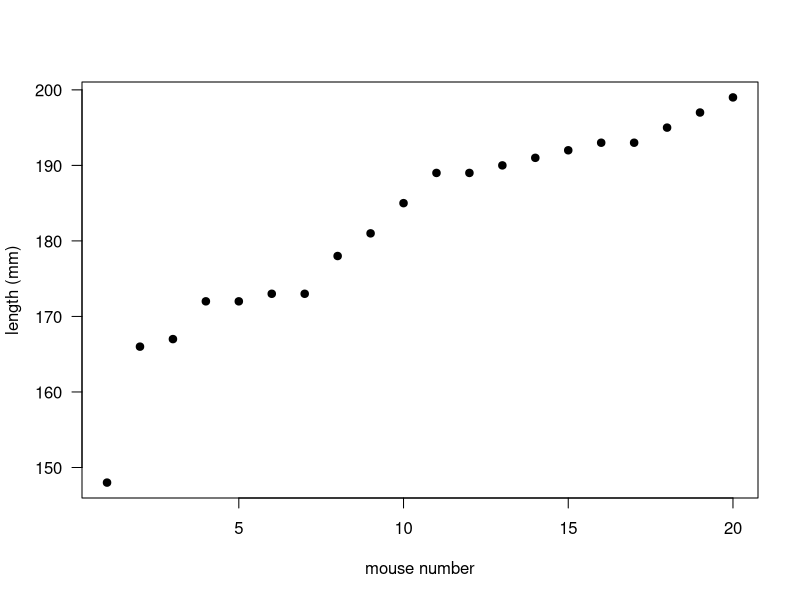
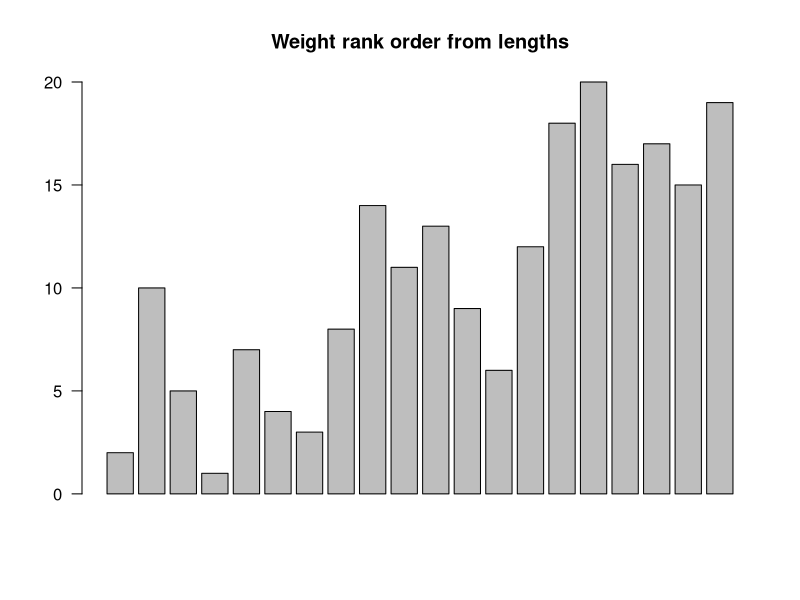
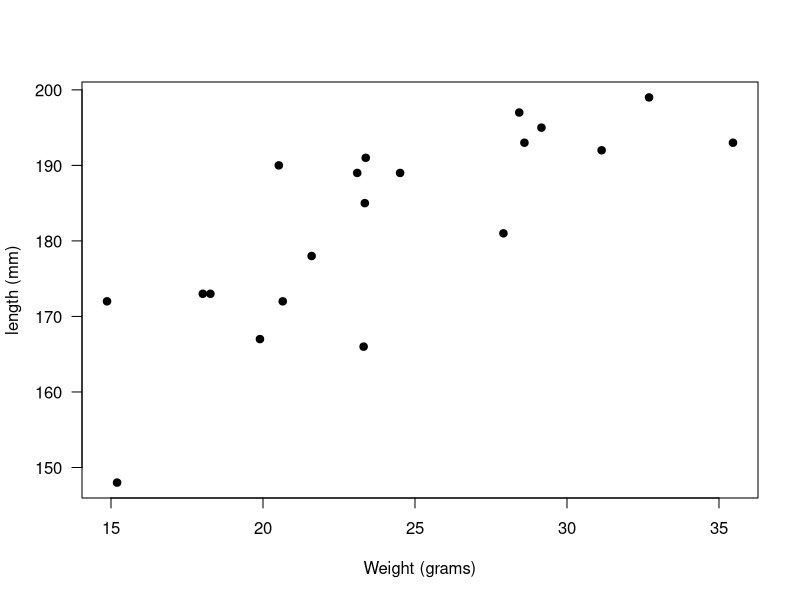
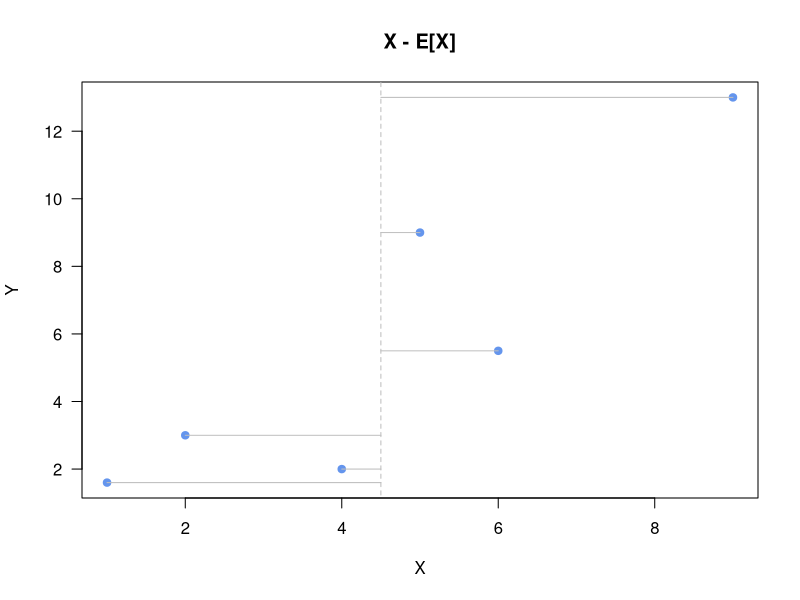
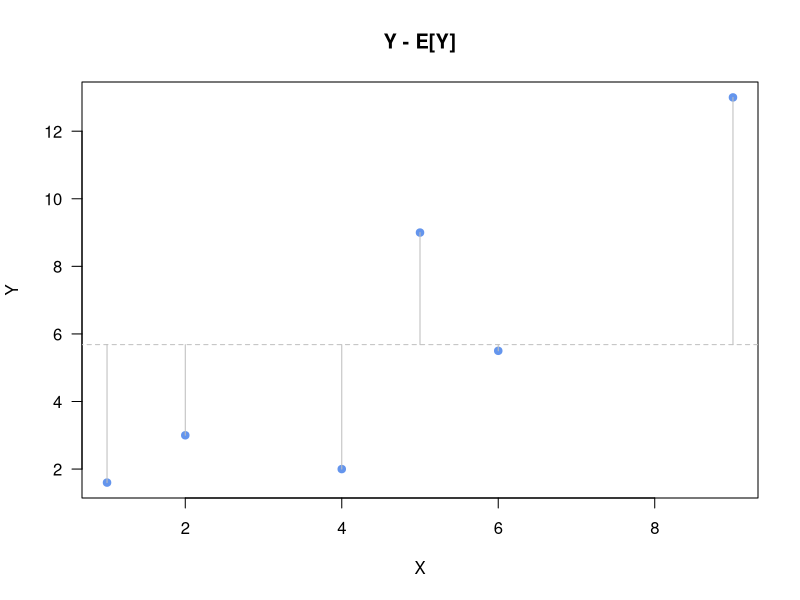
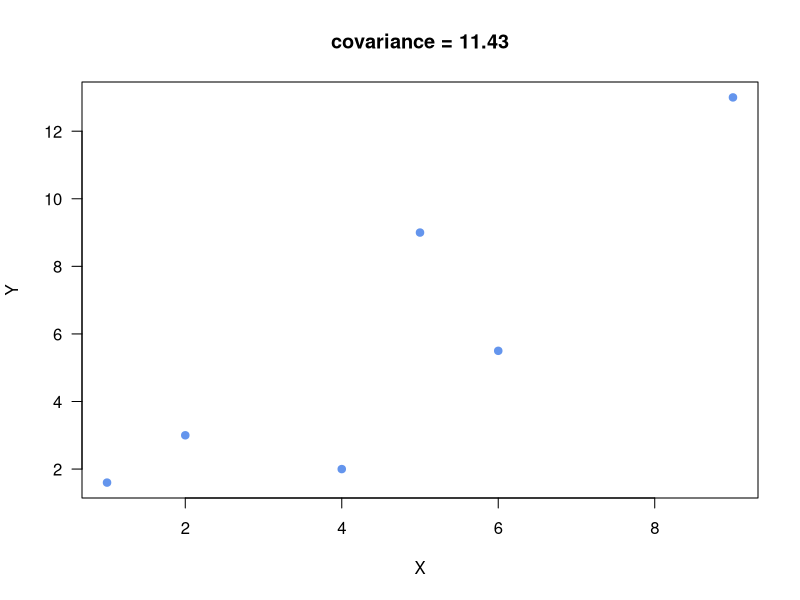
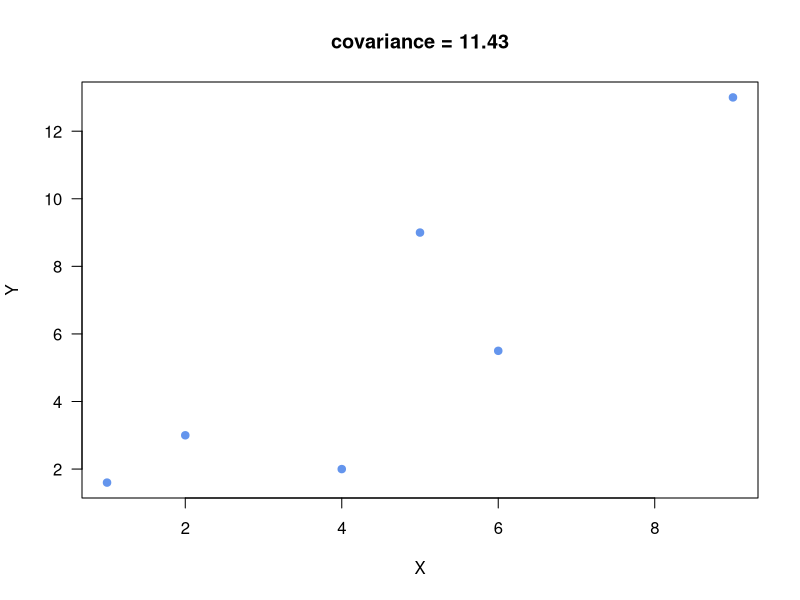
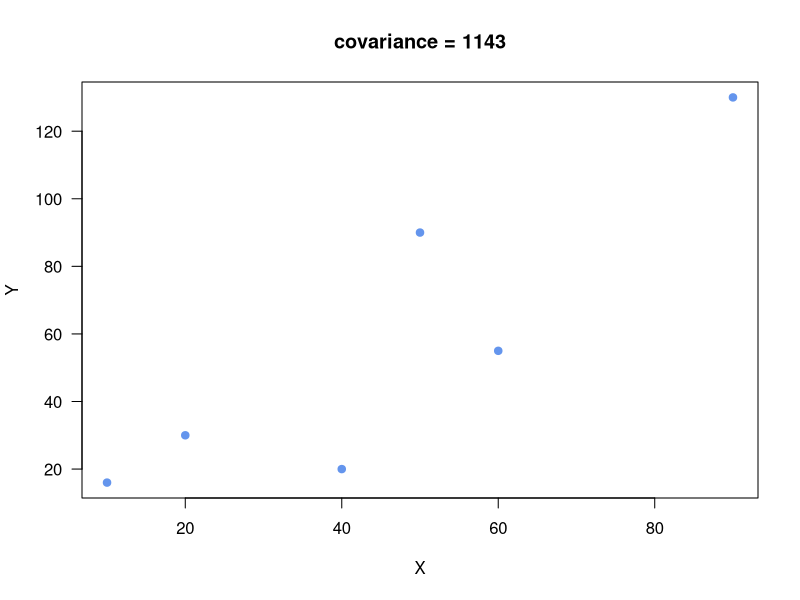

These charts were generated, in order, by the following R code:
## ---- chunk 1
knitr::opts_chunk$set(comment = NA)
knitr::opts_chunk$set( prompt=TRUE ) 

knitr::knit_hooks$set(small.mar = function(before, options, envir) {
    if (before) par(mar = c(2, 2, 1, 1))  # smaller margin on top and right
})

knitr::knit_hooks$set(med.mar = function(before, options, envir) {
    if (before) par(mar = c(4, 4, 1, 1))  # smaller margin on top and right
})

## ---- chunk 2
weights=c(23.31,28.43,24.51,31.14,21.60,19.90,27.91,23.10,23.38,18.27,18.02,
          14.87,35.46,20.52,28.60,23.35,20.65,29.16,15.20,32.70)
lengths=c(166,197,189,192,178,167,181,189,191,173,173,172,193,190,193,185,172,195,148,199)
plot(sort( lengths ), xlab="mouse number", ylab="length (mm)", pch=19, las=1)
## ---- chunk 3
barplot( rank(weights)[ order(rank(lengths))], main="Weight rank order from lengths", las=1 )
## ---- chunk 4
plot(weights, lengths, xlab="Weight (grams)", ylab="length (mm)", pch=19, las=1)
## ---- chunk 5
aa = c(1,2,4,5,6,9)
bb = c(1.6,3,2,9,5.5,13)
mu.aa = mean(aa)
mu.bb = mean(bb)
plot(aa,bb,las=1,xlab="X", ylab="Y", pch=19, col="cornflowerblue", main="X - E[X]")
lines(c(mu.aa, mu.aa), c(0, 100), col="gray", lty=2)
for(i in 1:length(aa) ){
    lines(c(aa[i], mu.aa), c(bb[i], bb[i]), lty=1, col="gray")
}

plot(aa,bb,las=1,xlab="X", ylab="Y", pch=19, col="cornflowerblue", main="Y - E[Y]")
lines( c(0, 500), c(mu.bb, mu.bb), col="gray", lty=2)
for(i in 1:length(bb) ){
    lines( c(aa[i], aa[i]),  c(bb[i], mu.bb),lty=1, col="gray")
}

## ---- chunk 6
plot(aa,bb,las=1,xlab="X", ylab="Y", pch=19, col="cornflowerblue", main=paste("covariance = ",cov(aa,bb),sep=""))
## ---- chunk 7
print( data.frame( X_minus_meanX=round( aa-mu.aa, 2), 
            Y_minus_meanY=round( bb-mu.bb, 2), 
            product = round( (aa-mu.aa)*(bb-mu.bb), 2) ) )

example.rho = sum( (aa-mu.aa)*(bb-mu.bb) ) / (length(aa)-1)
## ---- chunk 8
plot(aa,bb,las=1,xlab="X", ylab="Y", pch=19, col="cornflowerblue", main=paste("covariance =",cov(aa,bb),sep=" "))
plot(aa*10,bb*10,las=1,xlab="X", ylab="Y", pch=19, col="cornflowerblue", main=paste("covariance =",cov(aa*10,bb*10),sep=" ") )
## ---- chunk 9

pches = c( rep(19, 10), rep(1,10))
colors = c( rep("cornflowerblue", 10), rep("black",10))
xs = c(1:10, 1:10)

va = 1:10
vb = 1:10+1
par(mar = c(3, 3, 1, 1))  # smaller margin on top and right


plot(1:20, 1:20, pch=19, col="cornflowerblue", xlab="X", ylab="Y", axes=FALSE, main="rho = 1.0", mgp=c(0.5,1,0.5) )
box()

plot(1:20, 20:1, pch=19, col="cornflowerblue", xlab="X", ylab="Y", axes=FALSE, main="rho = -1.0", mgp=c(0.5,1,0.5) )
box()

vb = rep(5,10)
plot(1:20, rep(10,20), pch=19, col="cornflowerblue", xlab="X", ylab="Y", axes=FALSE, main="rho = 0", mgp=c(0.5,1,0.5) )
box()
## ---- chunk 10
example.rho = cor.test(aa,bb)$estimate
plot(aa,bb,las=1,xlab="X", ylab="Y", pch=19, col="cornflowerblue", main=paste("rho =", round( example.rho, 2),sep=" "))
plot(aa*10,bb*10,las=1,xlab="X", ylab="Y", pch=19, col="cornflowerblue", main=paste("rho =", round( cor.test(aa*10,bb*10)$estimate, 2),sep=" ") )
## ---- chunk 11
x = c(1,2,4,5,6,9)
y = c(1.6,3,2,9,5.5,13)
cor( x, y )
## ---- chunk 12
example.t = as.numeric( example.rho * sqrt( (length(aa)-2)/(1-example.rho^2)) )
## ---- chunk 13

bnd = 5
plot( seq(from=-bnd, to=bnd, by=0.01),  dt(seq(from=-bnd, to=bnd, by=0.01), df=length(aa)-2), 
    xlab="t statistic", main="t distribution", pch=19, cex=0.1, ylab="" )
for(i in seq(from=example.t, to=bnd, by=0.01)){
    lines(c( i,i ), c(0, dt(i, df=length(aa)-2)) )
    lines(c( -1*i,-1*i ), c(0, dt(i, df=length(aa)-2)) )
}
## ---- chunk 14
x = c(1,2,4,5,6,9)
y = c(1.6,3,2,9,5.5,13)
cor.test( x, y )
## ---- chunk 15

layout( matrix(1:4,2,2))
plot(sin( seq(from=0, to=pi*2, by=0.001)), pch=19, cex=0.25, axes=FALSE, xlab="", ylab="")
box()

plot( 0,0, col="white", xlim=c(-1,1), ylim=c(-1,1), axes=FALSE)
symbols(0,0,circles=c(0.6), inches=FALSE, lwd=2,  xlab="", ylab="", add=TRUE)
box()

plot( rnorm(100)+5, rnorm(100)+5, xlim=c(0, 20), ylim=c(0,20), axes=FALSE, xlab="", ylab="")
points( rnorm(100)+5, rnorm(100)+15 )
points( rnorm(100)+15, rnorm(100)+5 )
points( rnorm(100)+15, rnorm(100)+15 )
box()

plot(sin( seq(from=0, to=pi, by=0.001)), pch=19, cex=0.25, axes=FALSE, xlab="", ylab="")
box()

## ---- chunk 16
plot( 2^ seq(from=0, to=30, by=0.001), pch=19, cex=0.25, axes=FALSE, xlab="", ylab="", main="rho = 0.51")
box()
## ---- chunk 17
aa = c(rnorm(10)+3, 10)
bb = c(rnorm(10)+3, 10)
cols=c(rep("cornflowerblue", 10), "black")
layout(matrix(1:2,1,2))
c10 = cor.test(aa[1:10], bb[1:10])
c11 = cor.test(aa,bb)
cor.10 = round( c10$estimate, 3)
cor.11 = round( c11$estimate, 3)
p.10 = round( c10$p.value, 3)
p.11 = round( c11$p.value, 3)

plot(aa[1:10],bb[1:10], pch=19, col=cols[1:10], xlim=c(0,10), ylim=c(0,10), las=1, main=paste("rho =", cor.10,"P=",p.10))
plot(aa,bb, pch=19, col=cols, xlim=c(0,10), ylim=c(0,10), las=1, main=paste("rho =", cor.11,"P=",p.11))

